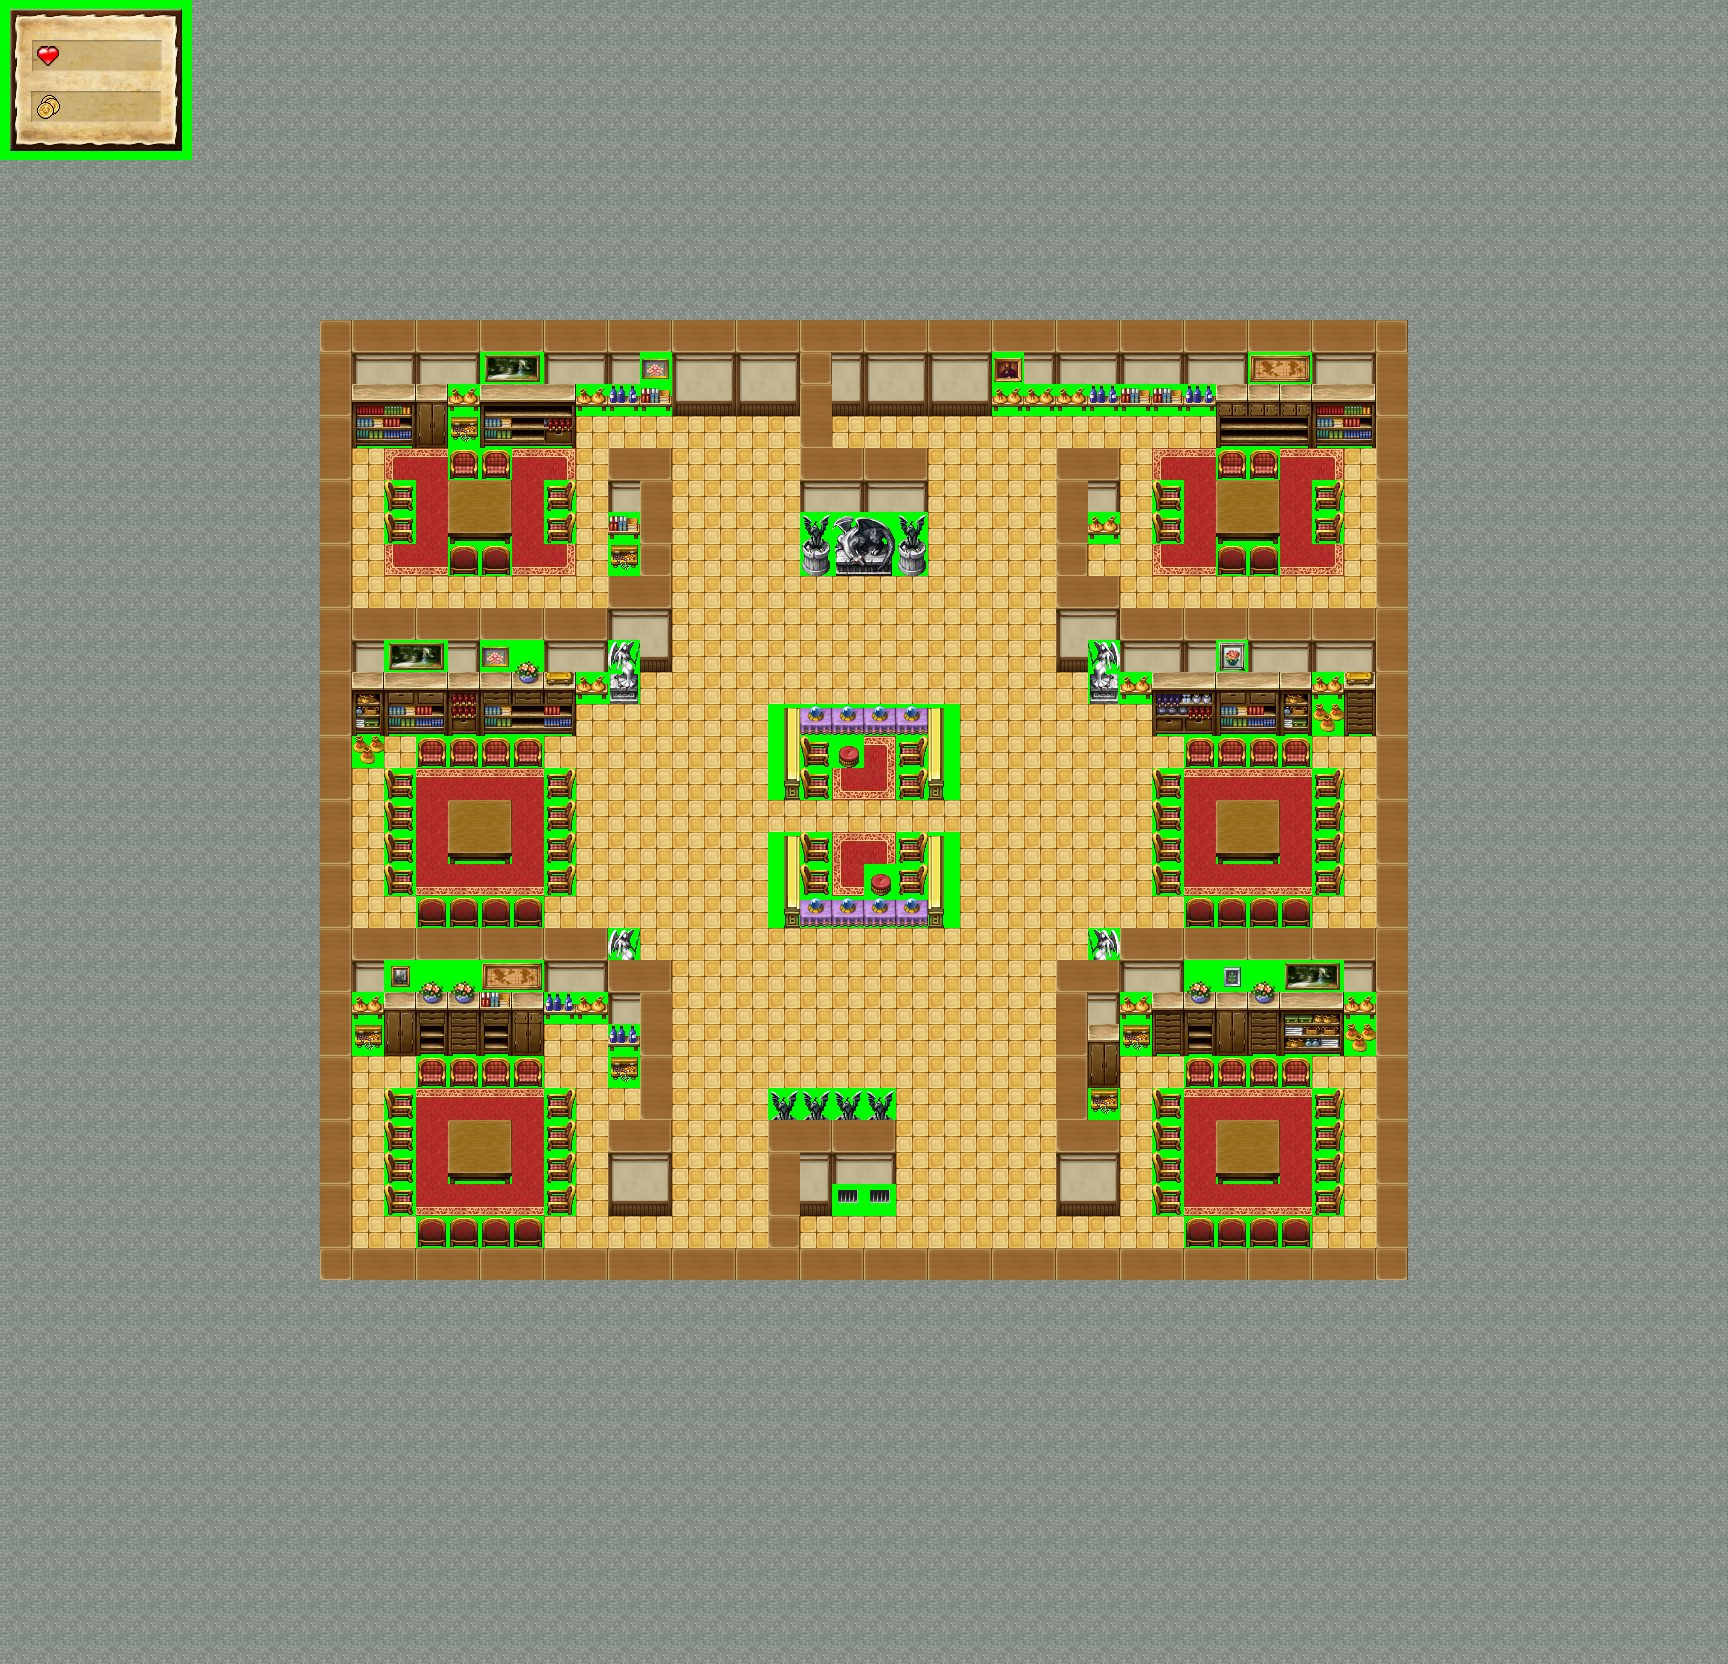

Rendered tile map (Tiled .tmx) drawn with the repository's tilesets; below, a short description and the map source with its tile grids summarised:
An orthogonal 54x52 tile map with 32x32 px tiles, 8 tile layers (floor, walls, furniture, decoration, ...) and 37 objects (entry, exit).

<map version="1.0" orientation="orthogonal" width="54" height="52" tilewidth="32" tileheight="32">
 <tileset firstgid="1" name="t01" tilewidth="32" tileheight="32">
  <image source="../tilesets/t01s.bmp" trans="00ff00" width="1024" height="640" />
  <tile id="39">
   <properties>
    <property name="name" value="crystalballtable" />
   </properties>
  </tile>
  <tile id="359">
   <properties>
    <property name="name" value="bookonshelf" />
   </properties>
  </tile>
  <tile id="391">
   <properties>
    <property name="name" value="bagshelf" />
   </properties>
  </tile>
  <tile id="404">
   <properties>
    <property name="firstcell" value="1" />
    <property name="sheet" value="m01" />
   </properties>
  </tile>
  <tile id="405">
   <properties>
    <property name="firstcell" value="4" />
    <property name="sheet" value="m01" />
   </properties>
  </tile>
  <tile id="406">
   <properties>
    <property name="firstcell" value="7" />
    <property name="sheet" value="m01" />
   </properties>
  </tile>
  <tile id="407">
   <properties>
    <property name="firstcell" value="10" />
    <property name="sheet" value="m01" />
   </properties>
  </tile>
  <tile id="408">
   <properties>
    <property name="firstcell" value="1" />
    <property name="sheet" value="m02" />
   </properties>
  </tile>
  <tile id="409">
   <properties>
    <property name="firstcell" value="4" />
    <property name="sheet" value="m02" />
   </properties>
  </tile>
  <tile id="410">
   <properties>
    <property name="firstcell" value="7" />
    <property name="sheet" value="m02" />
   </properties>
  </tile>
  <tile id="411">
   <properties>
    <property name="firstcell" value="10" />
    <property name="sheet" value="m02" />
   </properties>
  </tile>
  <tile id="412">
   <properties>
    <property name="firstcell" value="1" />
    <property name="sheet" value="m03" />
   </properties>
  </tile>
  <tile id="413">
   <properties>
    <property name="firstcell" value="4" />
    <property name="sheet" value="m03" />
   </properties>
  </tile>
  <tile id="414">
   <properties>
    <property name="firstcell" value="7" />
    <property name="sheet" value="m03" />
   </properties>
  </tile>
  <tile id="415">
   <properties>
    <property name="firstcell" value="10" />
    <property name="sheet" value="m03" />
   </properties>
  </tile>
  <tile id="423">
   <properties>
    <property name="name" value="bottleshelf" />
   </properties>
  </tile>
  <tile id="436">
   <properties>
    <property name="firstcell" value="49" />
    <property name="sheet" value="m01" />
   </properties>
  </tile>
  <tile id="437">
   <properties>
    <property name="firstcell" value="52" />
    <property name="sheet" value="m01" />
   </properties>
  </tile>
  <tile id="438">
   <properties>
    <property name="firstcell" value="55" />
    <property name="sheet" value="m01" />
   </properties>
  </tile>
  <tile id="439">
   <properties>
    <property name="firstcell" value="58" />
    <property name="sheet" value="m01" />
   </properties>
  </tile>
  <tile id="440">
   <properties>
    <property name="firstcell" value="49" />
    <property name="sheet" value="m02" />
   </properties>
  </tile>
  <tile id="441">
   <properties>
    <property name="firstcell" value="52" />
    <property name="sheet" value="m02" />
   </properties>
  </tile>
  <tile id="442">
   <properties>
    <property name="firstcell" value="55" />
    <property name="sheet" value="m02" />
   </properties>
  </tile>
  <tile id="443">
   <properties>
    <property name="firstcell" value="58" />
    <property name="sheet" value="m02" />
   </properties>
  </tile>
  <tile id="444">
   <properties>
    <property name="firstcell" value="49" />
    <property name="sheet" value="m03" />
   </properties>
  </tile>
  <tile id="445">
   <properties>
    <property name="firstcell" value="52" />
    <property name="sheet" value="m03" />
   </properties>
  </tile>
  <tile id="446">
   <properties>
    <property name="firstcell" value="55" />
    <property name="sheet" value="m03" />
   </properties>
  </tile>
  <tile id="447">
   <properties>
    <property name="firstcell" value="58" />
    <property name="sheet" value="m03" />
   </properties>
  </tile>
  <tile id="508">
   <properties>
    <property name="name" value="dragonstatuepillar" />
   </properties>
  </tile>
  <tile id="608">
   <properties>
    <property name="name" value="wallgrate" />
   </properties>
  </tile>
 </tileset>
 <layer name="floor" width="54" height="52">
  <data>[2808 cells, 682 non-empty, 10 distinct tile ids]</data>
 </layer>
 <layer name="walls" width="54" height="52">
  <data>[2808 cells, 2152 non-empty, 10 distinct tile ids]</data>
 </layer>
 <layer name="furniture" width="54" height="52">
  <data>[2808 cells, 131 non-empty, 55 distinct tile ids]</data>
 </layer>
 <layer name="decoration" width="54" height="52">
  <data>[2808 cells, 106 non-empty, 14 distinct tile ids]</data>
 </layer>
 <layer name="pickable" width="54" height="52">
  <data>[2808 cells, 9 non-empty, 2 distinct tile ids]</data>
 </layer>
 <layer name="interacted" width="54" height="52">
  <data>[2808 cells, 34 non-empty, 5 distinct tile ids]</data>
 </layer>
 <layer name="interactable" width="54" height="52">
  <data>[2808 cells, 34 non-empty, 7 distinct tile ids]</data>
 </layer>
 <objectgroup name="monsters" width="54" height="52">
  <object gid="437" x="768" y="576" />
  <object gid="437" x="928" y="576" />
  <object gid="437" x="1056" y="704" />
  <object gid="437" x="640" y="704" />
  <object gid="437" x="576" y="608" />
  <object gid="437" x="352" y="608" />
  <object gid="437" x="1120" y="608" />
  <object gid="437" x="1344" y="608" />
  <object gid="437" x="1312" y="928" />
  <object gid="437" x="1152" y="928" />
  <object gid="437" x="1056" y="960" />
  <object gid="437" x="640" y="960" />
  <object gid="437" x="736" y="1152" />
  <object gid="437" x="896" y="1152" />
  <object gid="437" x="960" y="1152" />
  <object gid="437" x="1120" y="1248" />
  <object gid="437" x="1344" y="1248" />
  <object gid="437" x="576" y="1248" />
  <object gid="437" x="352" y="1248" />
  <object gid="437" x="544" y="928" />
  <object gid="437" x="384" y="928" />
  <object gid="438" x="384" y="896" />
  <object gid="438" x="1312" y="864" />
  <object gid="439" x="448" y="480" />
  <object gid="439" x="544" y="512" />
  <object gid="439" x="1312" y="512" />
  <object gid="439" x="1152" y="512" />
  <object gid="439" x="1312" y="800" />
  <object gid="439" x="1312" y="832" />
  <object gid="439" x="1152" y="832" />
  <object gid="439" x="1152" y="864" />
  <object gid="405" x="800" y="832" />
  <object gid="405" x="896" y="832" />
  <object gid="405" x="928" y="1152" />
  <object gid="406" x="832" y="1248" />
 </objectgroup>
 <objectgroup name="triggers" width="54" height="52">
  <object type="entry" gid="5" x="832" y="448" />
  <object type="exit" gid="36" x="800" y="1248" />
 </objectgroup>
 <layer name="ui" width="54" height="52">
  <data>[2808 cells, 30 non-empty, 30 distinct tile ids]</data>
 </layer>
</map>